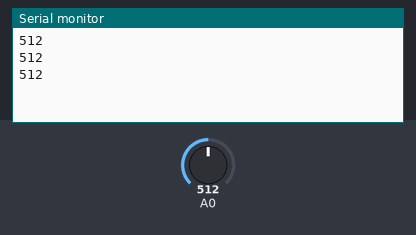
The sketch below on a simulated Arduino Uno, built with avr-gcc and run on an emulated ATmega328P. On the bench: the last lines printed to the serial monitor. The test bench sets the inputs (shaded band); at power-on: A0 = 512.

Above: at 1.3 s.
1.4 s: A0 set to 716
At 1.9 s:
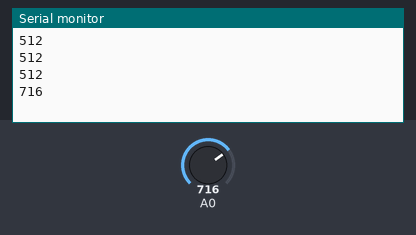
2.9 s: A0 set to 900
At 3.4 s:
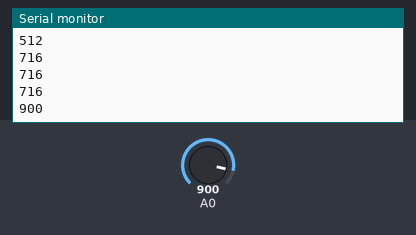
Timing chart, 0 to 5.9 s (numbered marks = the images above; inputs shaded):
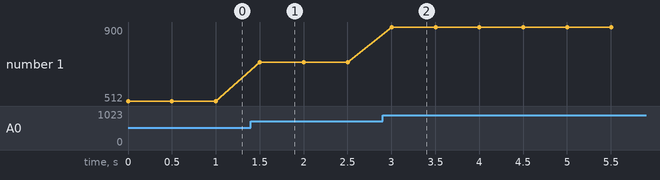

Measured:
- after the input at 1.4 s, the serial monitor: prints a new line after 0.10 s (image 1)
- after the input at 2.9 s, the serial monitor: prints a new line after 0.10 s (image 2)
- plotted number 1: 512 → 716 after the input at 1.4 s, 716 → 900 after the input at 2.9 s

The sketch:

light_sensor.ino
```cpp
int AnalogValue = 0;

void setup(){
Serial.begin(9600);
}

void loop(){
AnalogValue = analogRead(A0);
Serial.println(AnalogValue);
delay(500);
}
```
